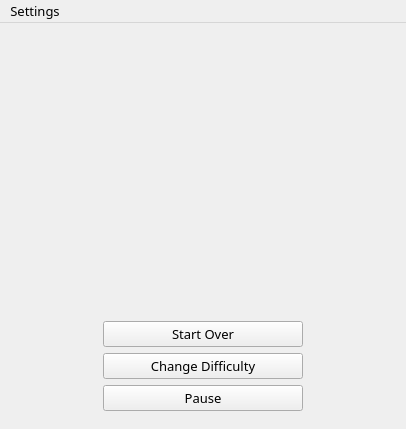
<?xml version="1.0" encoding="UTF-8"?>
<ui version="4.0">
 <class>MainWindow</class>
 <widget class="QMainWindow" name="MainWindow">
  <property name="geometry">
   <rect>
    <x>0</x>
    <y>0</y>
    <width>406</width>
    <height>429</height>
   </rect>
  </property>
  <property name="sizePolicy">
   <sizepolicy hsizetype="Preferred" vsizetype="Preferred">
    <horstretch>0</horstretch>
    <verstretch>0</verstretch>
   </sizepolicy>
  </property>
  <property name="minimumSize">
   <size>
    <width>400</width>
    <height>300</height>
   </size>
  </property>
  <property name="maximumSize">
   <size>
    <width>16777215</width>
    <height>16777215</height>
   </size>
  </property>
  <property name="baseSize">
   <size>
    <width>400</width>
    <height>300</height>
   </size>
  </property>
  <property name="mouseTracking">
   <bool>false</bool>
  </property>
  <property name="windowTitle">
   <string>MainWindow</string>
  </property>
  <widget class="QWidget" name="centralwidget">
   <layout class="QGridLayout" name="gridLayout_2">
    <item row="0" column="1">
     <widget class="QStackedWidget" name="stackedWidget">
      <property name="currentIndex">
       <number>1</number>
      </property>
      <widget class="QWidget" name="mainPage">
       <layout class="QGridLayout" name="gridLayout_3">
        <item row="0" column="0">
         <layout class="QGridLayout" name="gridLayout">
          <property name="leftMargin">
           <number>10</number>
          </property>
          <property name="topMargin">
           <number>5</number>
          </property>
          <property name="rightMargin">
           <number>10</number>
          </property>
          <property name="bottomMargin">
           <number>15</number>
          </property>
          <property name="spacing">
           <number>50</number>
          </property>
          <item row="1" column="0">
           <widget class="QPushButton" name="mode3">
            <property name="minimumSize">
             <size>
              <width>150</width>
              <height>150</height>
             </size>
            </property>
            <property name="maximumSize">
             <size>
              <width>500</width>
              <height>500</height>
             </size>
            </property>
            <property name="font">
             <font>
              <family>Showcard Gothic</family>
              <pointsize>20</pointsize>
              <weight>50</weight>
              <bold>false</bold>
             </font>
            </property>
            <property name="cursor">
             <cursorShape>PointingHandCursor</cursorShape>
            </property>
            <property name="text">
             <string>24 x 24 
 99 mines</string>
            </property>
           </widget>
          </item>
          <item row="1" column="1">
           <widget class="QPushButton" name="customMode">
            <property name="minimumSize">
             <size>
              <width>150</width>
              <height>150</height>
             </size>
            </property>
            <property name="maximumSize">
             <size>
              <width>500</width>
              <height>500</height>
             </size>
            </property>
            <property name="font">
             <font>
              <family>Showcard Gothic</family>
              <pointsize>20</pointsize>
             </font>
            </property>
            <property name="cursor">
             <cursorShape>PointingHandCursor</cursorShape>
            </property>
            <property name="text">
             <string>? 
 Custom</string>
            </property>
           </widget>
          </item>
          <item row="0" column="0">
           <widget class="QPushButton" name="mode1">
            <property name="minimumSize">
             <size>
              <width>150</width>
              <height>150</height>
             </size>
            </property>
            <property name="maximumSize">
             <size>
              <width>500</width>
              <height>500</height>
             </size>
            </property>
            <property name="font">
             <font>
              <family>Showcard Gothic</family>
              <pointsize>20</pointsize>
              <weight>75</weight>
              <italic>false</italic>
              <bold>true</bold>
              <underline>false</underline>
              <strikeout>false</strikeout>
             </font>
            </property>
            <property name="cursor">
             <cursorShape>PointingHandCursor</cursorShape>
            </property>
            <property name="autoFillBackground">
             <bool>false</bool>
            </property>
            <property name="text">
             <string>8 x 8 
 10 mines</string>
            </property>
            <property name="iconSize">
             <size>
              <width>50</width>
              <height>50</height>
             </size>
            </property>
           </widget>
          </item>
          <item row="0" column="1">
           <widget class="QPushButton" name="mode2">
            <property name="minimumSize">
             <size>
              <width>150</width>
              <height>150</height>
             </size>
            </property>
            <property name="maximumSize">
             <size>
              <width>500</width>
              <height>500</height>
             </size>
            </property>
            <property name="font">
             <font>
              <family>Showcard Gothic</family>
              <pointsize>20</pointsize>
             </font>
            </property>
            <property name="cursor">
             <cursorShape>PointingHandCursor</cursorShape>
            </property>
            <property name="text">
             <string>16 x 16 
 40 mines</string>
            </property>
           </widget>
          </item>
         </layout>
        </item>
       </layout>
      </widget>
      <widget class="QWidget" name="gamePage">
       <layout class="QVBoxLayout" name="verticalLayout_2">
        <item>
         <layout class="QGridLayout" name="buttonsLayout">
          <item row="0" column="0" rowspan="6">
           <layout class="QGridLayout" name="layout">
            <item row="0" column="0">
             <layout class="QGridLayout" name="mapLayout"/>
            </item>
           </layout>
          </item>
          <item row="5" column="1">
           <layout class="QVBoxLayout" name="verticalLayout_6">
            <property name="sizeConstraint">
             <enum>QLayout::SetMinimumSize</enum>
            </property>
            <property name="leftMargin">
             <number>0</number>
            </property>
            <item>
             <spacer name="verticalSpacer">
              <property name="orientation">
               <enum>Qt::Vertical</enum>
              </property>
              <property name="sizeHint" stdset="0">
               <size>
                <width>20</width>
                <height>40</height>
               </size>
              </property>
             </spacer>
            </item>
            <item>
             <widget class="QPushButton" name="startOver_4">
              <property name="sizePolicy">
               <sizepolicy hsizetype="Preferred" vsizetype="Preferred">
                <horstretch>0</horstretch>
                <verstretch>0</verstretch>
               </sizepolicy>
              </property>
              <property name="maximumSize">
               <size>
                <width>200</width>
                <height>30</height>
               </size>
              </property>
              <property name="font">
               <font>
                <family>Showcard Gothic</family>
                <pointsize>10</pointsize>
               </font>
              </property>
              <property name="cursor">
               <cursorShape>PointingHandCursor</cursorShape>
              </property>
              <property name="text">
               <string>Start Over</string>
              </property>
             </widget>
            </item>
            <item>
             <widget class="QPushButton" name="changeDifficulty">
              <property name="sizePolicy">
               <sizepolicy hsizetype="Preferred" vsizetype="Preferred">
                <horstretch>0</horstretch>
                <verstretch>0</verstretch>
               </sizepolicy>
              </property>
              <property name="maximumSize">
               <size>
                <width>200</width>
                <height>30</height>
               </size>
              </property>
              <property name="font">
               <font>
                <family>Showcard Gothic</family>
                <pointsize>10</pointsize>
               </font>
              </property>
              <property name="cursor">
               <cursorShape>PointingHandCursor</cursorShape>
              </property>
              <property name="text">
               <string>Change Difficulty</string>
              </property>
             </widget>
            </item>
            <item>
             <widget class="QPushButton" name="pause">
              <property name="sizePolicy">
               <sizepolicy hsizetype="Preferred" vsizetype="Preferred">
                <horstretch>0</horstretch>
                <verstretch>0</verstretch>
               </sizepolicy>
              </property>
              <property name="minimumSize">
               <size>
                <width>0</width>
                <height>0</height>
               </size>
              </property>
              <property name="maximumSize">
               <size>
                <width>200</width>
                <height>30</height>
               </size>
              </property>
              <property name="font">
               <font>
                <family>Showcard Gothic</family>
                <pointsize>10</pointsize>
               </font>
              </property>
              <property name="cursor">
               <cursorShape>PointingHandCursor</cursorShape>
              </property>
              <property name="text">
               <string>Pause</string>
              </property>
             </widget>
            </item>
           </layout>
          </item>
         </layout>
        </item>
       </layout>
      </widget>
     </widget>
    </item>
   </layout>
  </widget>
  <widget class="QMenuBar" name="menubar">
   <property name="geometry">
    <rect>
     <x>0</x>
     <y>0</y>
     <width>406</width>
     <height>23</height>
    </rect>
   </property>
   <property name="font">
    <font>
     <family>Showcard Gothic</family>
     <pointsize>10</pointsize>
    </font>
   </property>
   <property name="cursor">
    <cursorShape>PointingHandCursor</cursorShape>
   </property>
   <widget class="QMenu" name="menuSettings">
    <property name="title">
     <string>Settings</string>
    </property>
    <addaction name="actionScores"/>
    <addaction name="actionAppearance"/>
   </widget>
   <addaction name="menuSettings"/>
  </widget>
  <action name="actionScores">
   <property name="text">
    <string>Scores</string>
   </property>
   <property name="font">
    <font>
     <family>Showcard Gothic</family>
    </font>
   </property>
  </action>
  <action name="actionAppearance">
   <property name="text">
    <string>Appearance</string>
   </property>
   <property name="font">
    <font>
     <family>Showcard Gothic</family>
    </font>
   </property>
   <property name="menuRole">
    <enum>QAction::AboutQtRole</enum>
   </property>
  </action>
 </widget>
 <resources/>
 <connections/>
</ui>
